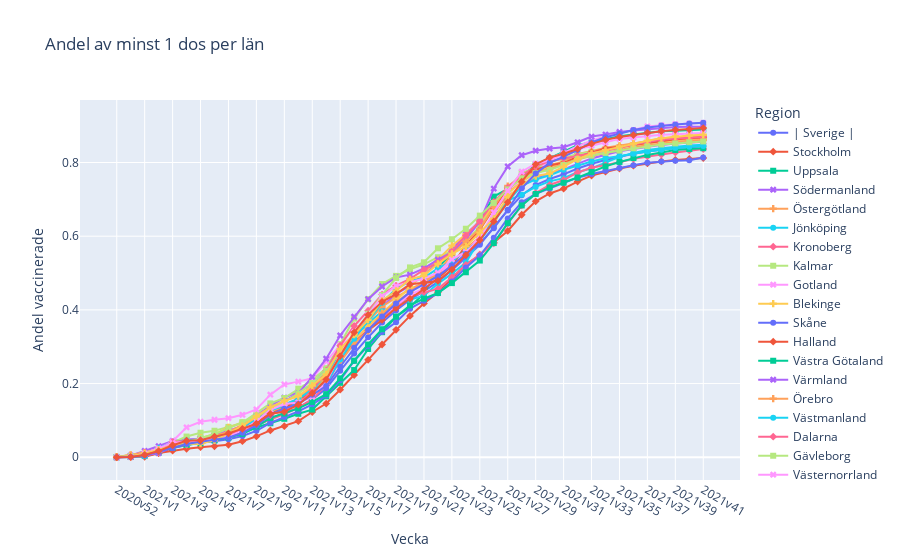

Source (notebook cell):
### Code cell
fig = px.line(vaccin_1dos_län, x="Vecka", y="Andel vaccinerade", color="Region", symbol="Region", title="Andel av minst 1 dos per län")
fig.show()
